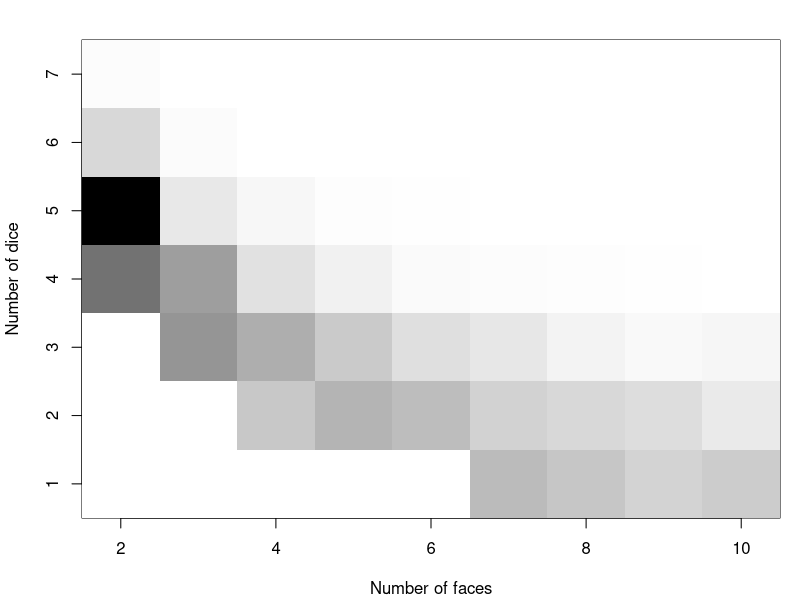

Write the R code that produced this figure.
faceSum <- function(ndice, nfaces) { sum(sample(nfaces,ndice,replace=T)) }

trials <- function(ndice, nfaces, nrolls=10^3,target=7){ rolls <- replicate(nrolls,faceSum(ndice, nfaces)); sum(rolls==target)/nrolls }


ndice = 1:7
nfaces = 2:10
particles = as.data.frame(expand.grid(ndice, nfaces))
names(particles) = c('ndice', 'nfaces')
particles$likelihood = 0.0
particles$likelihood = mapply(trials, particles$ndice, particles$nfaces)
particles$posterior = particles$likelihood/sum(particles$likelihood)

pdf("dice_vs_faces.pdf", width=7, height=5.5)
par(mar=c(4.1,4.1,2,1))
image(nfaces, ndice, matrix(particles$posterior, nrow=length(nfaces), ncol=length(ndice), byrow=T), 
      col=grey.colors(255, start=1, end=0), ylab='Number of dice', xlab='Number of faces')
dev.off()
